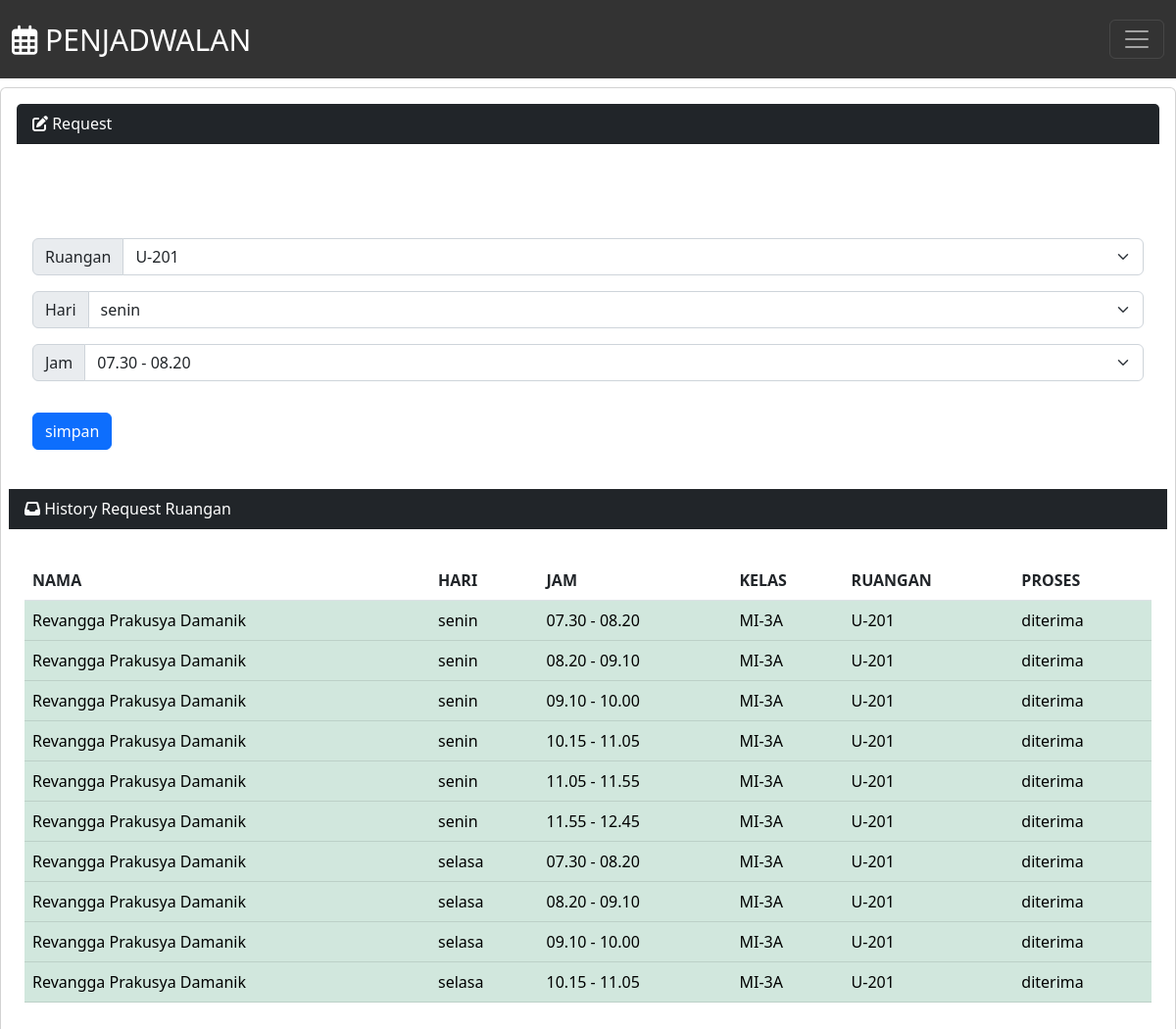
Page /user/dashboard.php?hal=request (signed in) on the committed database.
### tables this page shows
CREATE TABLE `tblreq` (
  `id_req` int(20) NOT NULL,
  `nim` int(20) NOT NULL,
  `nama` varchar(100) NOT NULL,
  `kelas` int(20) NOT NULL,
  `ruangan` int(20) NOT NULL,
  `hari` int(20) NOT NULL,
  `jam` int(20) NOT NULL,
  `proses` varchar(100) NOT NULL
);

CREATE TABLE `tblhari` (
  `id_hari` int(7) NOT NULL,
  `nama_hari` varchar(100) NOT NULL
);

CREATE TABLE `waktu` (
  `id_waktu` int(20) NOT NULL,
  `waktu` varchar(100) NOT NULL
);

CREATE TABLE `tblkelas` (
  `id_kelas` int(20) NOT NULL,
  `nama_kelas` varchar(100) NOT NULL
);

CREATE TABLE `tblruangan` (
  `id_ruangan` int(20) NOT NULL,
  `nama_ruangan` varchar(100) NOT NULL
);

### user/request.php (the view, shortened to what this page needs)
<?php
include_once('../function/db_func.php');
?>
<div class="card-header text-white bg-dark m-3">
<i class="fa-sharp fa-solid fa-pen-to-square"></i>
    Request
    </div>
    <div class="card-body m-3">
        <form action="" method="post">
                    <div class="input-group mb-3">
                    <label class="input-group-text" for="inputGroupSelect01">Ruangan</label>
                    <select class="form-select" id="inputGroupSelect01" name="ruangan">
                        <?php
                            $kon = mysqli_connect("localhost",'root',"","manajemen_lab");
                                $sql="select * from tblruangan";
                                $hasil=mysqli_query($kon,$sql);
                                while ($data = mysqli_fetch_array($hasil)) {
                                        ?>
                                <option value="<?php echo $data['id_ruangan'];?>"><?php echo $data['nama_ruangan'];?></option>
                            <?php
                                }
                            ?>
                    </select>
                    </div>
                    <div class="input-group mb-3">
                    <label class="input-group-text" for="inputGroupSelect01">Hari</label>
                    <select class="form-select" id="inputGroupSelect01" name="hari">
                        <?php
                            $kon = mysqli_connect("localhost",'root',"","manajemen_lab");
                                $sql="select * from tblhari";
                                $hasil=mysqli_query($kon,$sql);
                                while ($data = mysqli_fetch_array($hasil)) {
                                        ?>
                                <option value="<?php echo $data['id_hari'];?>"><?php echo $data['nama_hari'];?></option>
                            <?php
                                }
                            ?>
                    </select>
                    </div>
                    <div class="input-group mb-3">
                    <label class="input-group-text" for="inputGroupSelect01">Jam</label>
                    <select class="form-select" id="inputGroupSelect01" name="jam">
                        <?php
                            $kon = mysqli_connect("localhost",'root',"","manajemen_lab");
                                $sql="select * from waktu";
                                $hasil=mysqli_query($kon,$sql);
                                while ($data = mysqli_fetch_array($hasil)) {
                                        ?>
                                <option value="<?php echo $data['id_waktu'];?>"><?php echo $data['waktu'];?></option>
                            <?php
                                }
                            ?>
                    </select>
                    </div>
                    <div class="col-12 justify-content-md-end">
                        <input type="submit" name="simpan" value="simpan" class="btn btn-primary" />
                    </div>
            </form>
    </div>
    <div class="card-header text-white bg-dark m-2">
    <i class="fa-sharp fa-solid fa-inbox"></i>
    History Request Ruangan
            </div>
                <div class="card-body m-2">
                <table class="table" id="daftar-saya">
                    <thead>
                        <tr>
                            <th scope="col">NAMA</th>
                            <th scope="col">HARI</th>
                            <th scope="col">JAM</th>
                            <th scope="col">KELAS</th>
                            <th scope="col">RUANGAN</th>
                            <th scope="col">PROSES</th>
                        </tr>
                    </thead>
                    <tbody>
                        <?php
                        $a = $_SESSION['fullname'];
                        $sql2   = "SELECT * FROM tblreq
                        LEFT JOIN tblkelas on
                        id_kelas = kelas
                        LEFT JOIN tblruangan on
                        id_ruangan = ruangan
                        LEFT JOIN tblhari on
                        id_hari = hari
                        LEFT JOIN waktu on
                        id_waktu = jam
                        where nama = '$a'
                        order by proses asc";
                        $q2     = mysqli_query($konn, $sql2);
                        while ($r2 = mysqli_fetch_array($q2)) {
                            $nama1       = $r2['nama'];
                            $hari1        = $r2['nama_hari'];
                            $jam1       = $r2['waktu'];
                            $kelas1    = $r2['nama_kelas'];
                            $ruangan1      = $r2['nama_ruangan'];
                            $proses1     = $r2['proses'];
                            if($r2['proses']=='diterima'){
                                echo '<tr class="table-success">';
                            }else if($r2['proses']=='ditolak'){
                                echo '<tr class="table-danger">';
                            }else if($r2['proses']=='diproses'){
                                echo '<tr class="table-info">';
                            }
                        ?>
                                <td scope="row"><?php echo $nama1 ?></td>
                                <td scope="row"><?php echo $hari1 ?></td>
                                <td scope="row"><?php echo $jam1 ?></td>
                                <td scope="row"><?php echo $kelas1 ?></td>
                                <td scope="row"><?php echo $ruangan1 ?></td>
                                <td scope="row"><?php echo $proses1 ?></td>
                            </tr>
                        <?php
                        }
                        ?>
                    </tbody>
                </table>
                </div>

### rows in the picture
tblreq: nama "Revangga Prakusya Damanik", hari.nama_hari "senin", waktu.waktu "07.30 - 08.20", tblkelas.nama_kelas "MI-3A", tblruangan.nama_ruangan "U-201", proses "diterima"
tblreq: nama "Revangga Prakusya Damanik", hari.nama_hari "senin", waktu.waktu "08.20 - 09.10", tblkelas.nama_kelas "MI-3A", tblruangan.nama_ruangan "U-201", proses "diterima"
tblreq: nama "Revangga Prakusya Damanik", hari.nama_hari "senin", waktu.waktu "09.10 - 10.00", tblkelas.nama_kelas "MI-3A", tblruangan.nama_ruangan "U-201", proses "diterima"
tblreq: nama "Revangga Prakusya Damanik", hari.nama_hari "senin", waktu.waktu "10.15 - 11.05", tblkelas.nama_kelas "MI-3A", tblruangan.nama_ruangan "U-201", proses "diterima"
tblreq: nama "Revangga Prakusya Damanik", hari.nama_hari "senin", waktu.waktu "11.05 - 11.55", tblkelas.nama_kelas "MI-3A", tblruangan.nama_ruangan "U-201", proses "diterima"
tblreq: nama "Revangga Prakusya Damanik", hari.nama_hari "senin", waktu.waktu "11.55 - 12.45", tblkelas.nama_kelas "MI-3A", tblruangan.nama_ruangan "U-201", proses "diterima"
tblreq: nama "Revangga Prakusya Damanik", hari.nama_hari "selasa", waktu.waktu "07.30 - 08.20", tblkelas.nama_kelas "MI-3A", tblruangan.nama_ruangan "U-201", proses "diterima"
tblreq: nama "Revangga Prakusya Damanik", hari.nama_hari "selasa", waktu.waktu "08.20 - 09.10", tblkelas.nama_kelas "MI-3A", tblruangan.nama_ruangan "U-201", proses "diterima"
tblreq: nama "Revangga Prakusya Damanik", hari.nama_hari "selasa", waktu.waktu "09.10 - 10.00", tblkelas.nama_kelas "MI-3A", tblruangan.nama_ruangan "U-201", proses "diterima"
tblreq: nama "Revangga Prakusya Damanik", hari.nama_hari "selasa", waktu.waktu "10.15 - 11.05", tblkelas.nama_kelas "MI-3A", tblruangan.nama_ruangan "U-201", proses "diterima"

### other values in the picture
form field ruangan "U-201"
form field hari "senin"
form field jam "07.30 - 08.20"
